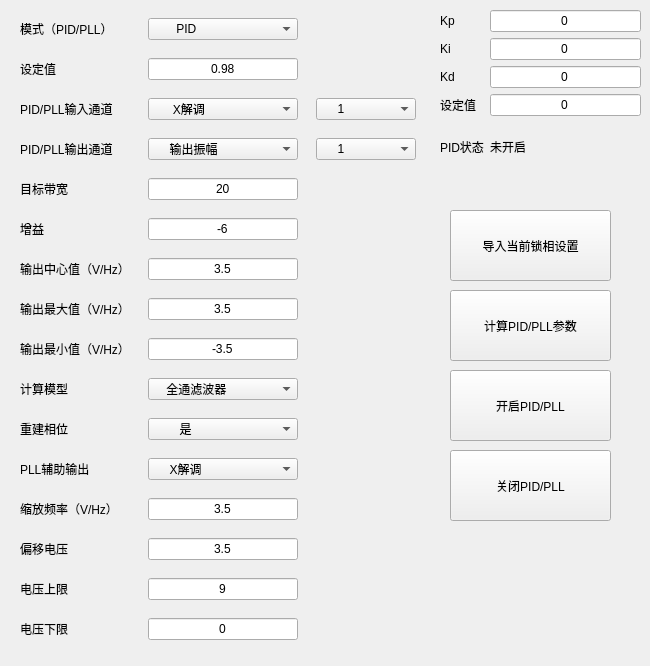
       <widget class="QWidget" name="tab_pid_channel_2">
        <attribute name="title">
         <string>通道2</string>
        </attribute>
        <widget class="QPushButton" name="pushButton_open_pid_2">
         <property name="geometry">
          <rect>
           <x>450</x>
           <y>370</y>
           <width>161</width>
           <height>71</height>
          </rect>
         </property>
         <property name="text">
          <string>开启PID/PLL</string>
         </property>
        </widget>
        <widget class="QPushButton" name="pushButton_calculate_pid_2">
         <property name="geometry">
          <rect>
           <x>450</x>
           <y>290</y>
           <width>161</width>
           <height>71</height>
          </rect>
         </property>
         <property name="text">
          <string>计算PID/PLL参数</string>
         </property>
        </widget>
        <widget class="QPushButton" name="pushButton_load_labone_setting_2">
         <property name="geometry">
          <rect>
           <x>450</x>
           <y>210</y>
           <width>161</width>
           <height>71</height>
          </rect>
         </property>
         <property name="text">
          <string>导入当前锁相设置</string>
         </property>
        </widget>
        <widget class="QPushButton" name="pushButton_close_pid_2">
         <property name="geometry">
          <rect>
           <x>450</x>
           <y>450</y>
           <width>161</width>
           <height>71</height>
          </rect>
         </property>
         <property name="text">
          <string>关闭PID/PLL</string>
         </property>
        </widget>
        <widget class="QWidget" name="layoutWidget_4">
         <property name="geometry">
          <rect>
           <x>440</x>
           <y>10</y>
           <width>201</width>
           <height>161</height>
          </rect>
         </property>
         <layout class="QGridLayout" name="gridLayout_8">
          <item row="0" column="0">
           <widget class="QLabel" name="label_kp_channel_2">
            <property name="text">
             <string>Kp</string>
            </property>
           </widget>
          </item>
          <item row="0" column="1">
           <widget class="QLineEdit" name="lineEdit_kp_channel_2">
            <property name="text">
             <string>0</string>
            </property>
            <property name="alignment">
             <set>Qt::AlignCenter</set>
            </property>
           </widget>
          </item>
          <item row="1" column="0">
           <widget class="QLabel" name="label_ki_channel_2">
            <property name="sizePolicy">
             <sizepolicy hsizetype="Fixed" vsizetype="Preferred">
              <horstretch>0</horstretch>
              <verstretch>0</verstretch>
             </sizepolicy>
            </property>
            <property name="text">
             <string>Ki</string>
            </property>
           </widget>
          </item>
          <item row="1" column="1">
           <widget class="QLineEdit" name="lineEdit_ki_channel_2">
            <property name="text">
             <string>0</string>
            </property>
            <property name="alignment">
             <set>Qt::AlignCenter</set>
            </property>
           </widget>
          </item>
          <item row="2" column="0">
           <widget class="QLabel" name="label_kd_channel_5">
            <property name="text">
             <string>Kd   </string>
            </property>
           </widget>
          </item>
          <item row="2" column="1">
           <widget class="QLineEdit" name="lineEdit_kd_channel_2">
            <property name="text">
             <string>0</string>
            </property>
            <property name="alignment">
             <set>Qt::AlignCenter</set>
            </property>
           </widget>
          </item>
          <item row="3" column="0">
           <widget class="QLabel" name="label_setpoint_data_channel_2">
            <property name="text">
             <string>设定值</string>
            </property>
           </widget>
          </item>
          <item row="3" column="1">
           <widget class="QLineEdit" name="lineEdit_setpoint_data_channel_2">
            <property name="text">
             <string>0</string>
            </property>
            <property name="alignment">
             <set>Qt::AlignCenter</set>
            </property>
           </widget>
          </item>
          <item row="4" column="0">
           <widget class="QLabel" name="label_pid_state_2">
            <property name="text">
             <string>PID状态</string>
            </property>
           </widget>
          </item>
          <item row="4" column="1">
           <widget class="QLabel" name="label_pid_state_state_2">
            <property name="text">
             <string>未开启</string>
            </property>
           </widget>
          </item>
         </layout>
        </widget>
        <widget class="QLabel" name="label_none_2">
         <property name="geometry">
          <rect>
           <x>329</x>
           <y>281</y>
           <width>16</width>
           <height>17</height>
          </rect>
         </property>
         <property name="text">
          <string/>
         </property>
        </widget>
        <widget class="QWidget" name="layoutWidget">
         <property name="geometry">
          <rect>
           <x>8</x>
           <y>6</y>
           <width>421</width>
           <height>651</height>
          </rect>
         </property>
         <layout class="QGridLayout" name="gridLayout_4">
          <item row="0" column="0">
           <widget class="QLabel" name="label_pid_mode_channel_2">
            <property name="text">
             <string>模式（PID/PLL）</string>
            </property>
           </widget>
          </item>
          <item row="0" column="1">
           <widget class="QComboBox" name="comboBox_pid_mode_channel_2">
            <property name="sizePolicy">
             <sizepolicy hsizetype="Preferred" vsizetype="Fixed">
              <horstretch>0</horstretch>
              <verstretch>0</verstretch>
             </sizepolicy>
            </property>
            <property name="maximumSize">
             <size>
              <width>150</width>
              <height>16777215</height>
             </size>
            </property>
            <property name="toolTip">
             <string>&lt;html&gt;&lt;head/&gt;&lt;body&gt;&lt;p align=&quot;center&quot;&gt;&lt;br/&gt;&lt;/p&gt;&lt;/body&gt;&lt;/html&gt;</string>
            </property>
            <item>
             <property name="text">
              <string>       PID</string>
             </property>
            </item>
            <item>
             <property name="text">
              <string>       PLL</string>
             </property>
            </item>
           </widget>
          </item>
          <item row="1" column="0">
           <widget class="QLabel" name="label_pid_setpoint_channel_2">
            <property name="text">
             <string>设定值</string>
            </property>
           </widget>
          </item>
          <item row="1" column="1">
           <widget class="QLineEdit" name="lineEdit_setpoint_channel_2">
            <property name="sizePolicy">
             <sizepolicy hsizetype="Preferred" vsizetype="Fixed">
              <horstretch>0</horstretch>
              <verstretch>0</verstretch>
             </sizepolicy>
            </property>
            <property name="maximumSize">
             <size>
              <width>150</width>
              <height>16777215</height>
             </size>
            </property>
            <property name="text">
             <string>0.98</string>
            </property>
            <property name="alignment">
             <set>Qt::AlignCenter</set>
            </property>
           </widget>
          </item>
          <item row="2" column="0">
           <widget class="QLabel" name="label_pid_inputchannel_channel_2">
            <property name="text">
             <string>PID/PLL输入通道</string>
            </property>
           </widget>
          </item>
          <item row="2" column="1">
           <widget class="QComboBox" name="comboBox_pid_inputchannel_channel_2">
            <property name="sizePolicy">
             <sizepolicy hsizetype="Preferred" vsizetype="Fixed">
              <horstretch>0</horstretch>
              <verstretch>0</verstretch>
             </sizepolicy>
            </property>
            <property name="maximumSize">
             <size>
              <width>150</width>
              <height>16777215</height>
             </size>
            </property>
            <item>
             <property name="text">
              <string>      X解调</string>
             </property>
            </item>
            <item>
             <property name="text">
              <string>      Y解调</string>
             </property>
            </item>
            <item>
             <property name="text">
              <string>      R解调</string>
             </property>
            </item>
            <item>
             <property name="text">
              <string>      θ解调</string>
             </property>
            </item>
            <item>
             <property name="text">
              <string>    辅助输入</string>
             </property>
            </item>
            <item>
             <property name="text">
              <string>    辅助输出</string>
             </property>
            </item>
           </widget>
          </item>
          <item row="2" column="2">
           <widget class="QComboBox" name="comboBox_pid_inputchannel_number_channel_2">
            <property name="sizePolicy">
             <sizepolicy hsizetype="Preferred" vsizetype="Fixed">
              <horstretch>0</horstretch>
              <verstretch>0</verstretch>
             </sizepolicy>
            </property>
            <property name="maximumSize">
             <size>
              <width>100</width>
              <height>16777215</height>
             </size>
            </property>
            <item>
             <property name="text">
              <string>     1           </string>
             </property>
            </item>
            <item>
             <property name="text">
              <string>     2</string>
             </property>
            </item>
            <item>
             <property name="text">
              <string>     3</string>
             </property>
            </item>
            <item>
             <property name="text">
              <string>     4</string>
             </property>
            </item>
           </widget>
          </item>
          <item row="3" column="0">
           <widget class="QLabel" name="label_pid_outputchannel_channel_2">
            <property name="text">
             <string>PID/PLL输出通道</string>
            </property>
           </widget>
          </item>
          <item row="3" column="1">
           <widget class="QComboBox" name="comboBox_pid_outputchannel_channel_2">
            <property name="sizePolicy">
             <sizepolicy hsizetype="Preferred" vsizetype="Fixed">
              <horstretch>0</horstretch>
              <verstretch>0</verstretch>
             </sizepolicy>
            </property>
            <property name="maximumSize">
             <size>
              <width>150</width>
              <height>16777215</height>
             </size>
            </property>
            <item>
             <property name="text">
              <string>     输出振幅</string>
             </property>
            </item>
            <item>
             <property name="text">
              <string>     振荡频率</string>
             </property>
            </item>
            <item>
             <property name="text">
              <string>     解调相位</string>
             </property>
            </item>
            <item>
             <property name="text">
              <string>     辅助输出</string>
             </property>
            </item>
            <item>
             <property name="text">
              <string>     信号输出</string>
             </property>
            </item>
            <item>
             <property name="text">
              <string/>
             </property>
            </item>
           </widget>
          </item>
          <item row="3" column="2">
           <widget class="QComboBox" name="comboBox_pid_outputchannel_number_channel_2">
            <property name="maximumSize">
             <size>
              <width>100</width>
              <height>16777215</height>
             </size>
            </property>
            <item>
             <property name="text">
              <string>     1</string>
             </property>
            </item>
            <item>
             <property name="text">
              <string>     2</string>
             </property>
            </item>
            <item>
             <property name="text">
              <string>     3</string>
             </property>
            </item>
            <item>
             <property name="text">
              <string>     4</string>
             </property>
            </item>
           </widget>
          </item>
          <item row="4" column="0">
           <widget class="QLabel" name="label_pid_targetbw_channel_2">
            <property name="sizePolicy">
             <sizepolicy hsizetype="Fixed" vsizetype="Preferred">
              <horstretch>0</horstretch>
              <verstretch>0</verstretch>
             </sizepolicy>
            </property>
            <property name="text">
             <string>目标带宽         </string>
            </property>
           </widget>
          </item>
          <item row="4" column="1">
           <widget class="QLineEdit" name="lineEdit_targetbw_channel_2">
            <property name="sizePolicy">
             <sizepolicy hsizetype="Preferred" vsizetype="Fixed">
              <horstretch>0</horstretch>
              <verstretch>0</verstretch>
             </sizepolicy>
            </property>
            <property name="maximumSize">
             <size>
              <width>150</width>
              <height>16777215</height>
             </size>
            </property>
            <property name="text">
             <string>20</string>
            </property>
            <property name="alignment">
             <set>Qt::AlignCenter</set>
            </property>
           </widget>
          </item>
          <item row="5" column="0">
           <widget class="QLabel" name="label_pid_gain_channle_2">
            <property name="text">
             <string>增益</string>
            </property>
           </widget>
          </item>
          <item row="5" column="1">
           <widget class="QLineEdit" name="lineEdit_gain_channel_2">
            <property name="sizePolicy">
             <sizepolicy hsizetype="Preferred" vsizetype="Fixed">
              <horstretch>0</horstretch>
              <verstretch>0</verstretch>
             </sizepolicy>
            </property>
            <property name="maximumSize">
             <size>
              <width>150</width>
              <height>16777215</height>
             </size>
            </property>
            <property name="text">
             <string>-6</string>
            </property>
            <property name="alignment">
             <set>Qt::AlignCenter</set>
            </property>
           </widget>
          </item>
          <item row="6" column="0">
           <widget class="QLabel" name="label_pid_output_center_channel_2">
            <property name="text">
             <string>输出中心值（V/Hz）</string>
            </property>
           </widget>
          </item>
          <item row="6" column="1">
           <widget class="QLineEdit" name="lineEdit_center_channel_2">
            <property name="maximumSize">
             <size>
              <width>150</width>
              <height>16777215</height>
             </size>
            </property>
            <property name="text">
             <string>3.5</string>
            </property>
            <property name="alignment">
             <set>Qt::AlignCenter</set>
            </property>
           </widget>
          </item>
          <item row="7" column="0">
           <widget class="QLabel" name="label_pid_output_upper_channel_2">
            <property name="text">
             <string>输出最大值（V/Hz）</string>
            </property>
           </widget>
          </item>
          <item row="7" column="1">
           <widget class="QLineEdit" name="lineEdit_upper_channel_2">
            <property name="maximumSize">
             <size>
              <width>150</width>
              <height>16777215</height>
             </size>
            </property>
            <property name="text">
             <string>3.5</string>
            </property>
            <property name="alignment">
             <set>Qt::AlignCenter</set>
            </property>
           </widget>
          </item>
          <item row="8" column="0">
           <widget class="QLabel" name="label_pid_output_lower_channel_2">
            <property name="text">
             <string>输出最小值（V/Hz）</string>
            </property>
           </widget>
          </item>
          <item row="8" column="1">
           <widget class="QLineEdit" name="lineEdit_lower_channel_2">
            <property name="maximumSize">
             <size>
              <width>150</width>
              <height>16777215</height>
             </size>
            </property>
            <property name="text">
             <string>-3.5</string>
            </property>
            <property name="alignment">
             <set>Qt::AlignCenter</set>
            </property>
           </widget>
          </item>
          <item row="9" column="0">
           <widget class="QLabel" name="label_pid_calculate_module_channel_2">
            <property name="text">
             <string>计算模型</string>
            </property>
           </widget>
          </item>
          <item row="9" column="1">
           <widget class="QComboBox" name="comboBox_pid_module_channel_2">
            <property name="maximumSize">
             <size>
              <width>150</width>
              <height>16777215</height>
             </size>
            </property>
            <property name="layoutDirection">
             <enum>Qt::LeftToRight</enum>
            </property>
            <item>
             <property name="text">
              <string>    全通滤波器</string>
             </property>
            </item>
            <item>
             <property name="text">
              <string>  一阶低通滤波</string>
             </property>
            </item>
            <item>
             <property name="text">
              <string>  二阶低通滤波</string>
             </property>
            </item>
            <item>
             <property name="text">
              <string>    谐振器频率</string>
             </property>
            </item>
            <item>
             <property name="text">
              <string>       锁相环</string>
             </property>
            </item>
            <item>
             <property name="text">
              <string>        VCO</string>
             </property>
            </item>
            <item>
             <property name="text">
              <string>    谐振器振幅</string>
             </property>
            </item>
           </widget>
          </item>
          <item row="10" column="0">
           <widget class="QLabel" name="label_pid_phaseunwrap_2">
            <property name="text">
             <string>重建相位</string>
            </property>
           </widget>
          </item>
          <item row="10" column="1">
           <widget class="QComboBox" name="comboBox_pid_phaseunwrap_2">
            <item>
             <property name="text">
              <string>        是</string>
             </property>
            </item>
            <item>
             <property name="text">
              <string>        否</string>
             </property>
            </item>
           </widget>
          </item>
          <item row="11" column="0">
           <widget class="QLabel" name="label_pid_aux_PLL_2">
            <property name="text">
             <string>PLL辅助输出</string>
            </property>
           </widget>
          </item>
          <item row="11" column="1">
           <widget class="QComboBox" name="comboBox_pid_aux_PLL_2">
            <item>
             <property name="text">
              <string>     X解调</string>
             </property>
            </item>
            <item>
             <property name="text">
              <string>     Y解调</string>
             </property>
            </item>
            <item>
             <property name="text">
              <string>     R解调</string>
             </property>
            </item>
            <item>
             <property name="text">
              <string>     θ解调</string>
             </property>
            </item>
            <item>
             <property name="text">
              <string>    PID输出</string>
             </property>
            </item>
            <item>
             <property name="text">
              <string>   PID Shift</string>
             </property>
            </item>
            <item>
             <property name="text">
              <string>   PID Error</string>
             </property>
            </item>
            <item>
             <property name="text">
              <string>  TU filtered</string>
             </property>
            </item>
            <item>
             <property name="text">
              <string>  TU Output</string>
             </property>
            </item>
            <item>
             <property name="text">
              <string>   Manual</string>
             </property>
            </item>
           </widget>
          </item>
          <item row="12" column="0">
           <widget class="QLabel" name="label_pid_output_scale_vol_2">
            <property name="text">
             <string>缩放频率（V/Hz）</string>
            </property>
           </widget>
          </item>
          <item row="12" column="1">
           <widget class="QLineEdit" name="lineEdit_pid_scale_vol_2">
            <property name="maximumSize">
             <size>
              <width>150</width>
              <height>16777215</height>
             </size>
            </property>
            <property name="text">
             <string>3.5</string>
            </property>
            <property name="alignment">
             <set>Qt::AlignCenter</set>
            </property>
           </widget>
          </item>
          <item row="13" column="0">
           <widget class="QLabel" name="label_pid_aux_offset_max_2">
            <property name="text">
             <string>偏移电压</string>
            </property>
           </widget>
          </item>
          <item row="13" column="1">
           <widget class="QLineEdit" name="lineEdit_aux_offset_2">
            <property name="maximumSize">
             <size>
              <width>150</width>
              <height>16777215</height>
             </size>
            </property>
            <property name="text">
             <string>3.5</string>
            </property>
            <property name="alignment">
             <set>Qt::AlignCenter</set>
            </property>
           </widget>
          </item>
          <item row="14" column="0">
           <widget class="QLabel" name="label_pid_aux_max_2">
            <property name="text">
             <string>电压上限</string>
            </property>
           </widget>
          </item>
          <item row="14" column="1">
           <widget class="QLineEdit" name="lineEdit_aux_offset_max_2">
            <property name="maximumSize">
             <size>
              <width>150</width>
              <height>16777215</height>
             </size>
            </property>
            <property name="text">
             <string>9</string>
            </property>
            <property name="alignment">
             <set>Qt::AlignCenter</set>
            </property>
           </widget>
          </item>
          <item row="15" column="0">
           <widget class="QLabel" name="label_pid_aux_offset_min_2">
            <property name="text">
             <string>电压下限</string>
            </property>
           </widget>
          </item>
          <item row="15" column="1">
           <widget class="QLineEdit" name="lineEdit_aux_offset_min_2">
            <property name="maximumSize">
             <size>
              <width>150</width>
              <height>16777215</height>
             </size>
            </property>
            <property name="text">
             <string>0</string>
            </property>
            <property name="alignment">
             <set>Qt::AlignCenter</set>
            </property>
           </widget>
          </item>
         </layout>
        </widget>
       </widget>
